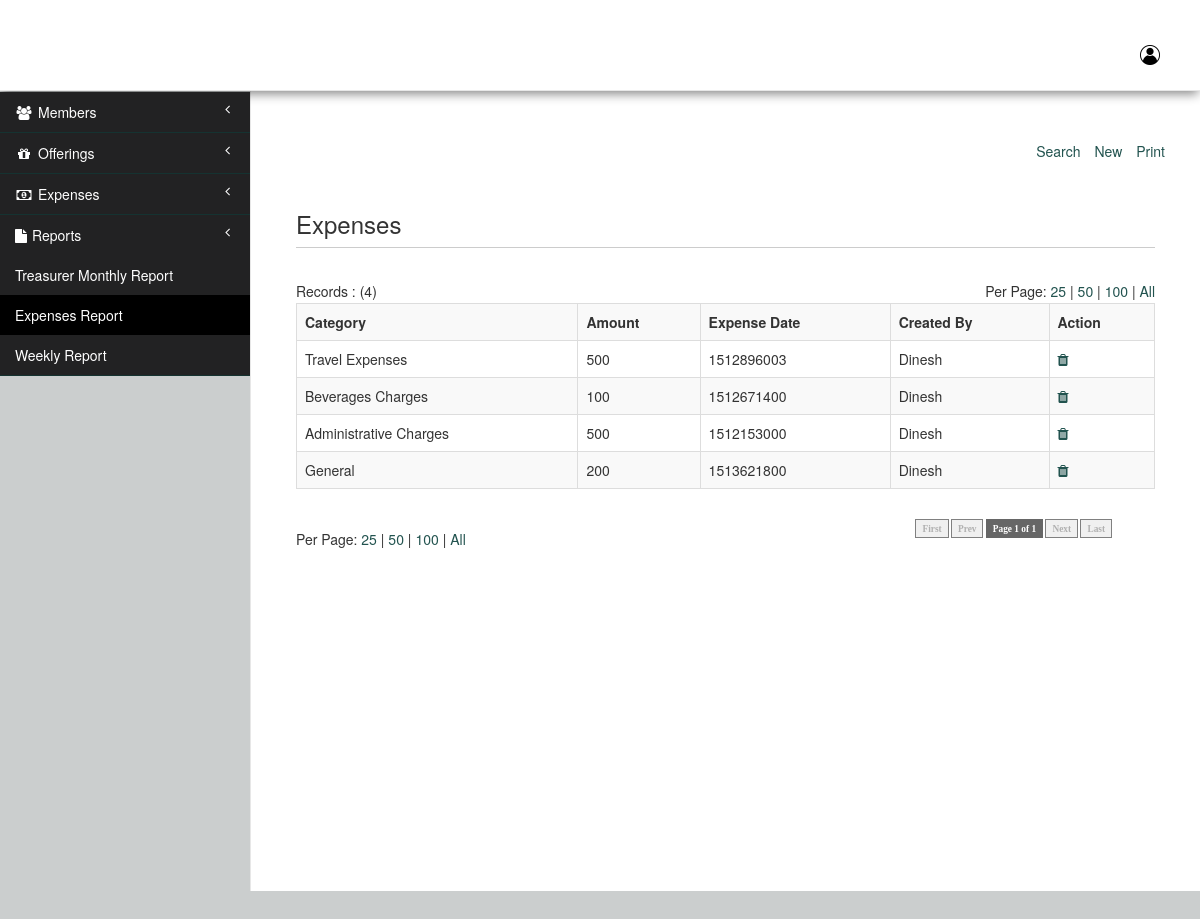
/expensesReport.php (signed in), run on the app's committed database.
### tables this page shows
CREATE TABLE IF NOT EXISTS `expenses` (
  `id` int(11) NOT NULL AUTO_INCREMENT,
  `cid` int(11) NOT NULL,
  `cat_id` int(11) NOT NULL,
  `amount` int(11) NOT NULL,
  `expense_date` int(11) NOT NULL,
  `created_by` int(11) NOT NULL,
  `created_at` int(11) NOT NULL,
  `updated_by` int(11) DEFAULT NULL,
  `updated_at` int(11) DEFAULT NULL,
  `active` int(1) NOT NULL DEFAULT '1',
  PRIMARY KEY (`id`),
  KEY `cat_id` (`cat_id`)
);

CREATE TABLE IF NOT EXISTS `expenses_category` (
  `id` int(11) NOT NULL AUTO_INCREMENT,
  `name` varchar(100) NOT NULL,
  `active` int(1) NOT NULL DEFAULT '1',
  `created_by` int(10) NOT NULL,
  `created_at` int(10) NOT NULL,
  `cid` int(11) NOT NULL,
  PRIMARY KEY (`id`)
);

CREATE TABLE IF NOT EXISTS `users` (
  `id` int(11) NOT NULL AUTO_INCREMENT,
  `cid` int(11) NOT NULL,
  `name` varchar(100) NOT NULL,
  `phone` bigint(20) NOT NULL,
  `password` varchar(100) NOT NULL,
  `user_type` int(5) unsigned NOT NULL,
  `mac` text NOT NULL,
  `active` int(1) NOT NULL DEFAULT '1',
  `created_at` int(11) NOT NULL,
  `created_by` int(11) NOT NULL,
  `updated_at` int(11) DEFAULT NULL,
  `updated_by` int(11) DEFAULT NULL,
  PRIMARY KEY (`id`),
  KEY `user_type_foregin` (`user_type`)
);

### expensesReport.php (the view, shortened to what this page needs)
<?php
    require_once('includes/header.php');
    require_once('includes/config.php');
    require_once("includes/pagination.php");
    $cond = '';
    $cid = $_SESSION['cid'];
    $query = "SELECT * FROM expenses e where e.cid = ".$cid." and e.active = 1". $cond;
    $result = mysqli_query($con,$query);
    $total_items = mysqli_num_rows($result);
    $limit = (isset($_GET["limit"])) ? $_GET["limit"] : 25;
    $page = (isset($_GET["page"]))? $_GET["page"] : 1;
    if( $limit == 'all' ) {
        $total_category = ceil($total_items / $total_items);
    }
    else {
        $total_category = ceil($total_items / $limit);
    }
    $set_limit = (($page*$limit)-$limit);
    $reload = $_SERVER['PHP_SELF'] . "?limit=" . $limit;
?>
    <div id="wrapper">
        <?php require_once('includes/menu.php'); ?>
        <div id="page-wrapper">
            <div class="row">
                <div class="col-lg-12 noprint">
                    <br/>
                    <ul class="list-inline pull-right bbottom">
                        <li>
                            <a href="javascript:void(0);" data-toggle="collapse" data-target="#pSearch">Search</a>
                        </li>
                        <li>
                            <a href="expenses.php">New</a>
                        </li>
                            <li><a href="javascript:void(0);" class="print_link" data-pid="1">Print</a></li>
                    </ul>
                </div>
                <div class="col-lg-12">
                    <section id="content" style="border-bottom:none;">
                    <article id="cleft">
                    <div class="col-lg-12">
                        <br/>
                        <h3>Expenses</h3>
                        <table width="100%" cellpadding="0" class="noprint" cellspacing="0" border="0">
                            <?php
                                $limit_data = "";
                                if( $limit !='all') {
                                    $limit_data .= " LIMIT $set_limit, $limit";
                                }
                                $fquery = "SELECT e.id,e.cat_id,e.expense_date,e.amount,ec.name as ec_name, u.name as uname FROM expenses e
                                join users u on e.created_by = u.id
                                join expenses_category ec on e.cat_id = ec.id where e.cid = ".$cid." and e.active = 1 $cond $limit_data";
                                $fresult = mysqli_query($con,$fquery);
                                if( $total_items>0 ) { ?>
                                <tr height="25" valign="middle">
                                    <td>Records : (<?php echo $total_items;?>)</td>
                                    <td colspan="4" align="right">
                                        <?php echo("Per Page:
                                            <a href=$reload?limit=25&page=1>25</a> |
                                            <a href=$reload?limit=50&page=1>50</a> |
                                            <a href=$reload?limit=100&page=1>100</a> |
                                            <a href=$reload?limit=all&page=1>All</a><br/>
                                        ");
                                        ?>
                                    </td>
                                </tr>
                        </table>
                        <table class="table table-striped table-bordered table-hover">
                            <tr>
                                <th> Category</th>
                                <th> Amount </th>
                                <th> Expense Date </th>
                                <th> Created By </th>
                                <th class="noprint"> Action </th>
                            </tr>
                        <?php while( $row = mysqli_fetch_assoc($fresult)){
                            $id = $row['id'];
                            $category = $row['ec_name'];
                            $amount   = $row['amount'];
                            $date   = $row['expense_date'];
                            $name   = $row['uname'];
                        ?>
                            <tr>
                                <td>
                                    <span><?php echo $category; ?> </span>
                                </td>
                                <td>
                                    <span><?php echo $amount;?> </span>
                                </td>
                                <td>
                                    <span><?php echo $date;?> </span>
                                </td>
                                <td>
                                    <span><?php echo $name;?> </span>
                                </td>
                                <td class="noprint">
                                    <span class="icons"><a href="javascript:void(0);" id="<?php echo $id;?>" data-id="<?php echo $id;?>" class="deleteExpense"><i class="fa fa-trash"></i></a></span>
                                </td>
                            </tr>
                        <?php } ?>
                        <?php } ?>
                        </table>
                        <table width="95%" border="0" cellspacing="0" class="noprint" cellpadding="0"  border="0">
                            <tr>
                            <td height="25">
                                <?php
                                    echo("<br/>Per Page:
                                    <a href=$reload?limit=25&page=1>25</a> |
                                    <a href=$reload?limit=50&page=1>50</a> |
                                    <a href=$reload?limit=100&page=1>100</a> |
                                    <a href=$reload?limit=all&page=1>All</a><br/>
                                    ");
                                ?>
                            </td>
                            <td align="right">
                                <?php echo paginate_one( $reload, $page, $total_category ); ?>
                            </td>
                            </tr>
                        </table>
                    </div>
                    </article>
                </section>
                </div>
            </div>
            </div>
        </div>
<?php require_once('includes/footer.php'); ?>

### includes/header.php (shortened to what this page needs)
<!DOCTYPE html>
<html lang="en">
<head>
    <link href="vendor/bootstrap/css/bootstrap.min.css" rel="stylesheet">
    <link href="vendor/metisMenu/metisMenu.min.css" rel="stylesheet">
    <link href="dist/css/sb-admin-2.css" rel="stylesheet">
    <link href="dist/css/style.css" rel="stylesheet">
    <link href="vendor/font-awesome/css/font-awesome.min.css" rel="stylesheet" type="text/css">
    <link href="dist/css/paginate.css" rel="stylesheet">
    <link href="dist/css/print.css" rel="stylesheet">
</head>
<body>

### includes/menu.php (shortened to what this page needs)
<nav class="navbar navbar-default navbar-static-top" role="navigation" style="margin-bottom: 0">
    <ul class="nav navbar-top-links navbar-right">
        <li class="dropdown">
            <a class="dropdown-toggle" data-toggle="dropdown" href="#">
            <img src="images/profile.jpg" width="40" height="40" style="border-radius: 50px">
            </a>
        </li>
    </ul>
    <div class="navbar-default sidebar" role="navigation">
        <div class="sidebar-nav navbar-collapse">
            <ul class="nav" id="side-menu">
                <li>
                    <a href="#"><i class="fa fa-group fa-fw"></i>Members<span class="fa arrow"></span></a>
                </li>
                <li>
                    <a href="#"><i class="fa fa-gift fa-fw"></i>Offerings<span class="fa arrow"></span></a>
                </li>
               <li>
                    <a href="#"><i class="fa fa-money fa-fw"></i>Expenses<span class="fa arrow"></span></a>
                </li>
                <li>
                    <a href="#"><i class="fa fa-file"></i>Reports<span class="fa arrow"></span></a>
                    <ul class="nav nav-second-level">
                        <li>
                            <a href="cmsMonthly.php">Treasurer Monthly Report</a>
                        </li>
                         <li>
                            <a href="expensesReport.php">Expenses Report</a>
                        </li>
                        <li>
                            <a href="cmsWeekly.php">Weekly Report</a>
                        </li>
                    </ul>
                </li>
            </ul>
        </div>
    </div>
</nav>

### includes/pagination.php
<?php
function paginate_one($reload, $page, $tpages) {
	$firstlabel = "First";
	$prevlabel  = "Prev";
	$nextlabel  = "Next";
	$lastlabel  = "Last";
	$out = "<div class=\"pagin\">\n";
	if($page>1) {
		$out.= "<a href=\"" . $reload . "\">" . $firstlabel . "</a>\n";
	}
	else {
		$out.= "<span>" . $firstlabel . "</span>\n";
	}
	if($page==1) {
		$out.= "<span>" . $prevlabel . "</span>\n";
	}
	elseif($page==2) {
		$out.= "<a href=\"" . $reload . "\">" . $prevlabel . "</a>\n";
	}
	else {
		$out.= "<a href=\"" . $reload . "&amp;page=" . ($page-1) . "\">" . $prevlabel . "</a>\n";
	}
	$out.= "<span class=\"current\">Page " . $page . " of " . $tpages . "</span>\n";
	if($page<$tpages) {
		$out.= "<a href=\"" . $reload . "&amp;page=" .($page+1) . "\">" . $nextlabel . "</a>\n";
	}
	else {
		$out.= "<span>" . $nextlabel . "</span>\n";
	}
	if($page<$tpages) {
		$out.= "<a href=\"" . $reload . "&amp;page=" . $tpages . "\">" . $lastlabel . "</a>\n";
	}
	else {
		$out.= "<span>" . $lastlabel . "</span>\n";
	}
	$out.= "</div>";
	return $out;
}
?>

### includes/footer.php (shortened to what this page needs)
</body>
</html>

### data on the page
expenses: cat.name "Travel Expenses", amount "500", expense_date "1512896003", users.name "Dinesh"
expenses: cat.name "Beverages Charges", amount "100", expense_date "1512671400", users.name "Dinesh"
expenses: cat.name "Administrative Charges", amount "500", expense_date "1512153000", users.name "Dinesh"
expenses: cat.name "General", amount "200", expense_date "1513621800", users.name "Dinesh"

### other printed values
$total_items "4"
$firstlabel "First"
$prevlabel "Prev"
$page "1"
$tpages "1"
$nextlabel "Next"
$lastlabel "Last"
